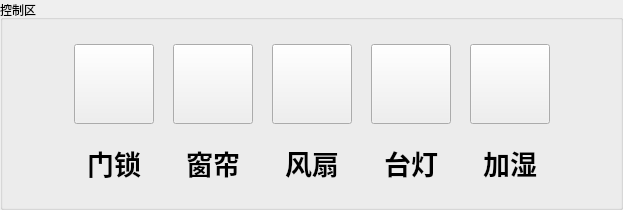
            <widget class="QGroupBox" name="groupBox_3">
             <property name="minimumSize">
              <size>
               <width>571</width>
               <height>161</height>
              </size>
             </property>
             <property name="title">
              <string>控制区</string>
             </property>
             <layout class="QGridLayout" name="gridLayout_5">
              <item row="2" column="1">
               <spacer name="verticalSpacer_26">
                <property name="orientation">
                 <enum>Qt::Vertical</enum>
                </property>
                <property name="sizeHint" stdset="0">
                 <size>
                  <width>13</width>
                  <height>13</height>
                 </size>
                </property>
               </spacer>
              </item>
              <item row="1" column="1">
               <layout class="QGridLayout" name="gridLayout_18">
                <item row="0" column="0">
                 <layout class="QGridLayout" name="gridLayout_19">
                  <item row="0" column="0">
                   <widget class="QPushButton" name="doorButton">
                    <property name="minimumSize">
                     <size>
                      <width>80</width>
                      <height>80</height>
                     </size>
                    </property>
                    <property name="maximumSize">
                     <size>
                      <width>80</width>
                      <height>80</height>
                     </size>
                    </property>
                    <property name="sizeIncrement">
                     <size>
                      <width>80</width>
                      <height>0</height>
                     </size>
                    </property>
                    <property name="font">
                     <font>
                      <pointsize>14</pointsize>
                      <weight>75</weight>
                      <bold>true</bold>
                      <underline>false</underline>
                      <strikeout>false</strikeout>
                     </font>
                    </property>
                    <property name="cursor">
                     <cursorShape>PointingHandCursor</cursorShape>
                    </property>
                    <property name="styleSheet">
                     <string notr="true">border-image: url(:/picture/door_off.png);</string>
                    </property>
                    <property name="text">
                     <string/>
                    </property>
                   </widget>
                  </item>
                  <item row="1" column="0">
                   <spacer name="verticalSpacer_18">
                    <property name="orientation">
                     <enum>Qt::Vertical</enum>
                    </property>
                    <property name="sizeHint" stdset="0">
                     <size>
                      <width>13</width>
                      <height>13</height>
                     </size>
                    </property>
                   </spacer>
                  </item>
                  <item row="2" column="0">
                   <widget class="QLabel" name="label_5">
                    <property name="font">
                     <font>
                      <pointsize>20</pointsize>
                      <weight>75</weight>
                      <bold>true</bold>
                     </font>
                    </property>
                    <property name="text">
                     <string>门锁</string>
                    </property>
                    <property name="alignment">
                     <set>Qt::AlignCenter</set>
                    </property>
                   </widget>
                  </item>
                 </layout>
                </item>
                <item row="0" column="1">
                 <spacer name="horizontalSpacer_22">
                  <property name="orientation">
                   <enum>Qt::Horizontal</enum>
                  </property>
                  <property name="sizeHint" stdset="0">
                   <size>
                    <width>13</width>
                    <height>13</height>
                   </size>
                  </property>
                 </spacer>
                </item>
                <item row="0" column="2">
                 <layout class="QGridLayout" name="gridLayout_20">
                  <item row="0" column="0">
                   <widget class="QPushButton" name="clButton">
                    <property name="minimumSize">
                     <size>
                      <width>80</width>
                      <height>80</height>
                     </size>
                    </property>
                    <property name="maximumSize">
                     <size>
                      <width>80</width>
                      <height>80</height>
                     </size>
                    </property>
                    <property name="sizeIncrement">
                     <size>
                      <width>80</width>
                      <height>0</height>
                     </size>
                    </property>
                    <property name="font">
                     <font>
                      <pointsize>14</pointsize>
                      <weight>75</weight>
                      <bold>true</bold>
                      <underline>false</underline>
                      <strikeout>false</strikeout>
                     </font>
                    </property>
                    <property name="cursor">
                     <cursorShape>PointingHandCursor</cursorShape>
                    </property>
                    <property name="styleSheet">
                     <string notr="true">border-image: url(:/picture/cl_off.png);</string>
                    </property>
                    <property name="text">
                     <string/>
                    </property>
                   </widget>
                  </item>
                  <item row="1" column="0">
                   <spacer name="verticalSpacer_19">
                    <property name="orientation">
                     <enum>Qt::Vertical</enum>
                    </property>
                    <property name="sizeHint" stdset="0">
                     <size>
                      <width>13</width>
                      <height>13</height>
                     </size>
                    </property>
                   </spacer>
                  </item>
                  <item row="2" column="0">
                   <widget class="QLabel" name="label_6">
                    <property name="font">
                     <font>
                      <pointsize>20</pointsize>
                      <weight>75</weight>
                      <bold>true</bold>
                     </font>
                    </property>
                    <property name="text">
                     <string>窗帘</string>
                    </property>
                    <property name="alignment">
                     <set>Qt::AlignCenter</set>
                    </property>
                   </widget>
                  </item>
                 </layout>
                </item>
                <item row="0" column="3">
                 <spacer name="horizontalSpacer_23">
                  <property name="orientation">
                   <enum>Qt::Horizontal</enum>
                  </property>
                  <property name="sizeHint" stdset="0">
                   <size>
                    <width>13</width>
                    <height>13</height>
                   </size>
                  </property>
                 </spacer>
                </item>
                <item row="0" column="4">
                 <layout class="QGridLayout" name="gridLayout_21">
                  <item row="0" column="0">
                   <widget class="QPushButton" name="fanButton">
                    <property name="minimumSize">
                     <size>
                      <width>80</width>
                      <height>80</height>
                     </size>
                    </property>
                    <property name="maximumSize">
                     <size>
                      <width>80</width>
                      <height>80</height>
                     </size>
                    </property>
                    <property name="sizeIncrement">
                     <size>
                      <width>80</width>
                      <height>0</height>
                     </size>
                    </property>
                    <property name="font">
                     <font>
                      <pointsize>14</pointsize>
                      <weight>75</weight>
                      <bold>true</bold>
                      <underline>false</underline>
                      <strikeout>false</strikeout>
                     </font>
                    </property>
                    <property name="cursor">
                     <cursorShape>PointingHandCursor</cursorShape>
                    </property>
                    <property name="styleSheet">
                     <string notr="true">border-image: url(:/picture/fan_off.png);</string>
                    </property>
                    <property name="text">
                     <string/>
                    </property>
                   </widget>
                  </item>
                  <item row="1" column="0">
                   <spacer name="verticalSpacer_20">
                    <property name="orientation">
                     <enum>Qt::Vertical</enum>
                    </property>
                    <property name="sizeHint" stdset="0">
                     <size>
                      <width>13</width>
                      <height>13</height>
                     </size>
                    </property>
                   </spacer>
                  </item>
                  <item row="2" column="0">
                   <widget class="QLabel" name="label_7">
                    <property name="font">
                     <font>
                      <pointsize>20</pointsize>
                      <weight>75</weight>
                      <bold>true</bold>
                     </font>
                    </property>
                    <property name="text">
                     <string>风扇</string>
                    </property>
                    <property name="alignment">
                     <set>Qt::AlignCenter</set>
                    </property>
                   </widget>
                  </item>
                 </layout>
                </item>
                <item row="0" column="5">
                 <spacer name="horizontalSpacer_24">
                  <property name="orientation">
                   <enum>Qt::Horizontal</enum>
                  </property>
                  <property name="sizeHint" stdset="0">
                   <size>
                    <width>13</width>
                    <height>13</height>
                   </size>
                  </property>
                 </spacer>
                </item>
                <item row="0" column="6">
                 <layout class="QGridLayout" name="gridLayout_22">
                  <item row="1" column="0">
                   <spacer name="verticalSpacer_21">
                    <property name="orientation">
                     <enum>Qt::Vertical</enum>
                    </property>
                    <property name="sizeHint" stdset="0">
                     <size>
                      <width>13</width>
                      <height>13</height>
                     </size>
                    </property>
                   </spacer>
                  </item>
                  <item row="0" column="0">
                   <widget class="QPushButton" name="ledButton">
                    <property name="minimumSize">
                     <size>
                      <width>80</width>
                      <height>80</height>
                     </size>
                    </property>
                    <property name="maximumSize">
                     <size>
                      <width>80</width>
                      <height>80</height>
                     </size>
                    </property>
                    <property name="sizeIncrement">
                     <size>
                      <width>80</width>
                      <height>0</height>
                     </size>
                    </property>
                    <property name="font">
                     <font>
                      <pointsize>14</pointsize>
                      <weight>75</weight>
                      <bold>true</bold>
                      <underline>false</underline>
                      <strikeout>false</strikeout>
                     </font>
                    </property>
                    <property name="cursor">
                     <cursorShape>PointingHandCursor</cursorShape>
                    </property>
                    <property name="styleSheet">
                     <string notr="true">border-image: url(:/picture/led_off.png);</string>
                    </property>
                    <property name="text">
                     <string/>
                    </property>
                   </widget>
                  </item>
                  <item row="2" column="0">
                   <widget class="QLabel" name="label_8">
                    <property name="font">
                     <font>
                      <pointsize>20</pointsize>
                      <weight>75</weight>
                      <bold>true</bold>
                     </font>
                    </property>
                    <property name="text">
                     <string>台灯</string>
                    </property>
                    <property name="alignment">
                     <set>Qt::AlignCenter</set>
                    </property>
                   </widget>
                  </item>
                 </layout>
                </item>
                <item row="0" column="7">
                 <spacer name="horizontalSpacer_25">
                  <property name="orientation">
                   <enum>Qt::Horizontal</enum>
                  </property>
                  <property name="sizeHint" stdset="0">
                   <size>
                    <width>13</width>
                    <height>13</height>
                   </size>
                  </property>
                 </spacer>
                </item>
                <item row="0" column="8">
                 <layout class="QGridLayout" name="gridLayout_23">
                  <item row="0" column="0">
                   <widget class="QPushButton" name="jsqButton">
                    <property name="minimumSize">
                     <size>
                      <width>80</width>
                      <height>80</height>
                     </size>
                    </property>
                    <property name="maximumSize">
                     <size>
                      <width>80</width>
                      <height>80</height>
                     </size>
                    </property>
                    <property name="sizeIncrement">
                     <size>
                      <width>80</width>
                      <height>0</height>
                     </size>
                    </property>
                    <property name="font">
                     <font>
                      <pointsize>14</pointsize>
                      <weight>75</weight>
                      <bold>true</bold>
                      <underline>false</underline>
                      <strikeout>false</strikeout>
                     </font>
                    </property>
                    <property name="cursor">
                     <cursorShape>PointingHandCursor</cursorShape>
                    </property>
                    <property name="styleSheet">
                     <string notr="true">border-image: url(:/picture/jsq_off.png);</string>
                    </property>
                    <property name="text">
                     <string/>
                    </property>
                   </widget>
                  </item>
                  <item row="1" column="0">
                   <spacer name="verticalSpacer_22">
                    <property name="orientation">
                     <enum>Qt::Vertical</enum>
                    </property>
                    <property name="sizeHint" stdset="0">
                     <size>
                      <width>13</width>
                      <height>13</height>
                     </size>
                    </property>
                   </spacer>
                  </item>
                  <item row="2" column="0">
                   <widget class="QLabel" name="label_9">
                    <property name="font">
                     <font>
                      <pointsize>20</pointsize>
                      <weight>75</weight>
                      <bold>true</bold>
                     </font>
                    </property>
                    <property name="text">
                     <string>加湿</string>
                    </property>
                    <property name="alignment">
                     <set>Qt::AlignCenter</set>
                    </property>
                   </widget>
                  </item>
                 </layout>
                </item>
               </layout>
              </item>
              <item row="1" column="0">
               <spacer name="horizontalSpacer_27">
                <property name="orientation">
                 <enum>Qt::Horizontal</enum>
                </property>
                <property name="sizeHint" stdset="0">
                 <size>
                  <width>60</width>
                  <height>13</height>
                 </size>
                </property>
               </spacer>
              </item>
              <item row="1" column="2">
               <spacer name="horizontalSpacer_28">
                <property name="orientation">
                 <enum>Qt::Horizontal</enum>
                </property>
                <property name="sizeHint" stdset="0">
                 <size>
                  <width>59</width>
                  <height>13</height>
                 </size>
                </property>
               </spacer>
              </item>
              <item row="0" column="1">
               <spacer name="verticalSpacer_25">
                <property name="orientation">
                 <enum>Qt::Vertical</enum>
                </property>
                <property name="sizeHint" stdset="0">
                 <size>
                  <width>13</width>
                  <height>13</height>
                 </size>
                </property>
               </spacer>
              </item>
             </layout>
            </widget>
